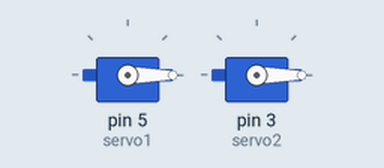
A sketch run on a simulated Arduino Uno, built with avr-gcc and run on an emulated ATmega328P. Shown: 2 × servo.

Above: at 17.4 s.
Timing chart, 0 to 18.9 s (numbered marks = the images above):
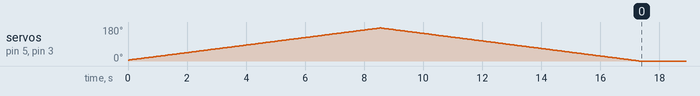

The sketch:

for_duo.ino
```cpp
#include <Servo.h>
Servo servo1;
Servo servo2;
int i;
void setup() {
  servo1.attach(5);
  servo2.attach(3);
}

void loop() {
 for (i = 5; i < 175;i++){
  servo1.write(i);
  servo2.write(i);

  delay(50);
 }
 for (i = 175; i <= 175;i--){
  servo1.write(i);
  servo2.write(i);
  delay(50);
 }

}
```

Measured:
- by itself, servo on pin 5 (servo1), servo on pin 3 (servo2): rises from 5° to 175° in 8.5 s, then falls to 0° in 8.8 s
